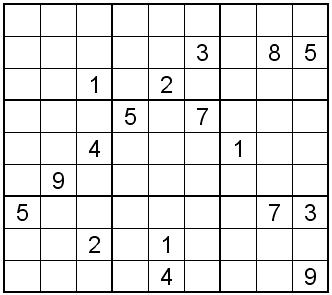
#> input picture WEEK4_1/sudoku.jpeg, 332 x 295 px
$ python detector3.py
#> lines starting #> are read from the running program, lines starting #| are printed output that depends on the picture; after the words box and inside, x2 and y2 are one past the last pixel; in counts of white or black regions, pixels touching at a corner belong together
import cv2
import numpy as np

img = cv2.imread("sudoku.jpeg")
#> img is the input picture: shape (295, 332, 3); min 0, max 255, mean 229.7

cv2.imshow("sudoku", img)
gray = cv2.cvtColor(img, cv2.COLOR_BGR2GRAY)
gray = np.float32(gray)

dst = cv2.cornerHarris(gray, 2, 3, 0.04)
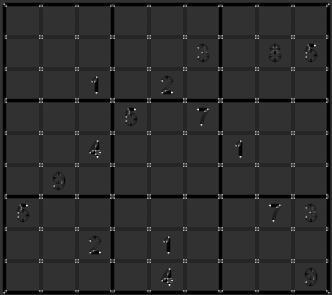
#> dst: shape (295, 332) float32; min -169130016, max 698648576, mean -15805412; drawn with min black and max white
dst = cv2.dilate(dst, None)
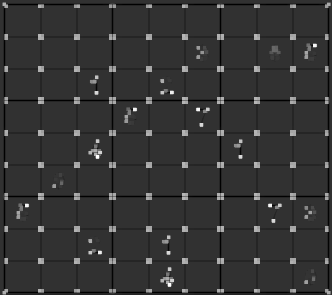
#> dst: shape (295, 332) float32; min -169130016, max 698648576, mean 9582126; drawn with min black and max white

img [dst > 0.01 * dst.max()] = [0,0,255]
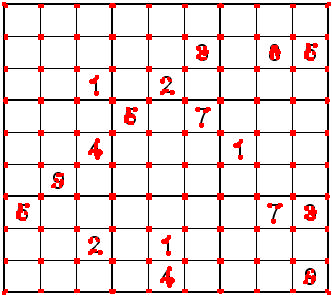
#> img: shape (295, 332, 3); 5.51% of pixels changed, all inside (x1, y1, x2, y2) = (2, 2, 331, 295)

cv2.imshow("corner detect", img)

cv2.waitKey()
cv2.destroyAllWindows()
